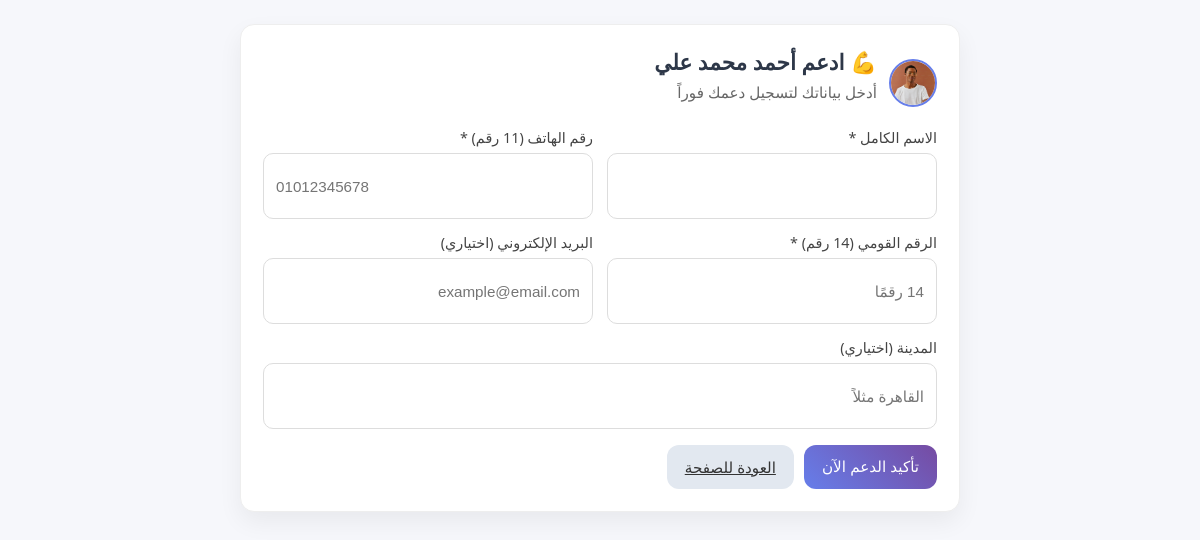
Page /hub/candidate/82a4d699-34c4-48ab-9ffa-01e281e523b1/support/ on the committed database.
### hub/models.py (models this page shows, shortened)
class Candidate(models.Model):
    id = models.UUIDField(primary_key=True, default=uuid.uuid4, editable=False)
    name = models.CharField(max_length=200)
    public_url_name = models.CharField(max_length=300, blank=True, null=True, unique=True)
    position = models.CharField(max_length=200)  # e.g., "Mayor of Cairo", "President"
    party = models.CharField(max_length=200, blank=True, null=True)
    bio = models.TextField(blank=True, null=True)  # CV content
    program = models.TextField(blank=True, null=True)  # Election program
    profile_image = models.ImageField(upload_to='candidates/', blank=True, null=True)
    logo = models.ImageField(upload_to='candidates/logos/', blank=True, null=True)
    website = models.URLField(blank=True, null=True)
    email = models.EmailField(blank=True, null=True)
    phone = models.CharField(max_length=20, blank=True, null=True)
    social_media = models.JSONField(default=dict, blank=True)  # {facebook: url, twitter: url, etc}
    bot = models.ForeignKey(Bot, on_delete=models.SET_NULL, null=True, blank=True, related_name='candidates')
    is_active = models.BooleanField(default=True)
    created_at = models.DateTimeField(auto_now_add=True)
    updated_at = models.DateTimeField(auto_now=True)
    created_by = models.ForeignKey(get_user_model(), on_delete=models.SET_NULL, null=True, blank=True)
    class Meta:
        ordering = ['-created_at']

### hub/views.py (the view, shortened to what this page needs)
# urls.py: path('candidate/<str:candidate_id>/support/', candidate_support, name='candidate_support'),
@csrf_exempt
def candidate_support(request: HttpRequest, candidate_id: str) -> HttpResponse:
    try:
        candidate = Candidate.objects.get(id=candidate_id, is_active=True)
    except Candidate.DoesNotExist:
        return HttpResponse("Candidate not found", status=404)
    return render(request, 'hub/support.html', {'candidate': candidate})

### hub/templates/hub/support.html (shortened to what this page needs)
<!DOCTYPE html>
<html lang="ar" dir="rtl">
<head>
</head>
<body>
    <div class="container">
        <div class="card">
            <div class="header">
                {% if candidate.profile_image %}
                    <img src="{{ candidate.profile_image.url }}" alt="{{ candidate.name }}" class="avatar">
                {% endif %}
                <div>
                    <h1>💪 ادعم {{ candidate.name }}</h1>
                    <p class="lead">أدخل بياناتك لتسجيل دعمك فوراً</p>
                </div>
            </div>
            <form method="post">
                <div class="form-grid">
                    <div class="form-group">
                        <label for="user_name">الاسم الكامل *</label>
                        <input type="text" id="user_name" name="user_name" required>
                    </div>
                    <div class="form-group">
                        <label for="user_phone">رقم الهاتف (11 رقم) *</label>
                        <input type="tel" id="user_phone" name="user_phone" required minlength="11" maxlength="11" pattern="[0-9]{11}" inputmode="numeric" placeholder="01012345678">
                    </div>
                    <div class="form-group">
                        <label for="user_national_id">الرقم القومي (14 رقم) *</label>
                        <input type="text" id="user_national_id" name="user_national_id" required minlength="14" maxlength="14" pattern="[0-9]{14}" inputmode="numeric" placeholder="14 رقمًا">
                    </div>
                    <div class="form-group">
                        <label for="user_email">البريد الإلكتروني (اختياري)</label>
                        <input type="email" id="user_email" name="user_email" placeholder="example@email.com">
                    </div>
                    <div class="form-group" style="grid-column: 1 / -1;">
                        <label for="user_city">المدينة (اختياري)</label>
                        <input type="text" id="user_city" name="user_city" placeholder="القاهرة مثلاً">
                    </div>
                </div>
                <div class="actions">
                    <button type="submit" class="btn">تأكيد الدعم الآن</button>
                    <a href="/hub/candidate/{{ candidate.id }}/" class="btn btn-secondary">العودة للصفحة</a>
                </div>
            </form>
        </div>
    </div>
</body>
</html>

### hub/templates/hub/support.html (style rules this page uses)
body { font-family: 'Segoe UI', Tahoma, Geneva, Verdana, sans-serif; background:#f6f7fb; margin:0; }
.container { max-width: 720px; margin: 0 auto; padding: 24px 16px; }
.card { background:#fff; border:1px solid #eee; border-radius:14px; padding:22px; box-shadow:0 10px 25px rgba(0,0,0,.06); }
h1 { font-size:1.35rem; margin:0 0 6px; color:#2d3748; }
p.lead { margin:0 0 16px; color:#666; font-size:.95rem; }
.form-grid { display:grid; grid-template-columns: 1fr 1fr; gap:14px; }
.form-group { display:flex; flex-direction:column; }
label { font-size:.9rem; color:#444; margin-bottom:6px; }
input[type="text"], input[type="tel"], input[type="email"] { height:44px; padding:10px 12px; border:1px solid #ddd; border-radius:10px; font-size:.95rem; }
.actions { margin-top:16px; display:flex; gap:10px; }
.btn { background: linear-gradient(45deg, #667eea, #764ba2); color:#fff; border:none; padding:12px 18px; border-radius:12px; cursor:pointer; font-size:.95rem; }
.btn-secondary { background:#e2e8f0; color:#333; }
.header { display:flex; align-items:center; gap:12px; margin-bottom:10px; }
.avatar { width:44px; height:44px; border-radius:50%; object-fit:cover; border:2px solid #667eea; }

### rows in the picture
Candidate: profile_image (picture), name "أحمد محمد علي"
